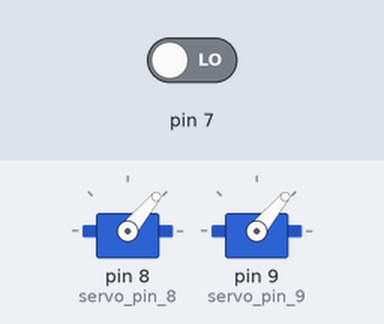
A sketch run on a simulated Arduino Uno, built with avr-gcc and run on an emulated ATmega328P. Shown: 2 × servo. The test bench sets the inputs (shaded band); at power-on: pin 7 LOW.

Above: at 0.05 s.
At 11.0 s:
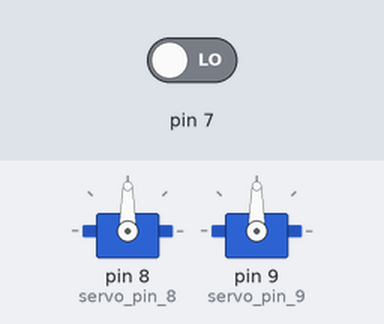
Timing chart, 0 to 14.3 s (numbered marks = the images above):
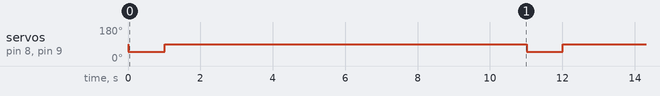

The sketch:

servo-test.ino
```cpp
#include <Servo.h>

Servo servo_pin_8;
Servo servo_pin_9;

void setup()
{
  pinMode( 7, INPUT);
  servo_pin_8.attach(8);
  servo_pin_9.attach(9);
  do
  {
    delay( 10 );
  }
  while(digitalRead(7));

}

void loop()
{
  servo_pin_8.write( 50 );
  servo_pin_9.write( 50 );
  delay( 1000 );
  servo_pin_8.write( 90 );
  servo_pin_9.write( 90 );
  delay( 10000 );
}
```

Measured:
- by itself, servo on pin 8 (servo_pin_8), servo on pin 9 (servo_pin_9): alternates 90° for 10.0 s and 50° for 1.0 s
